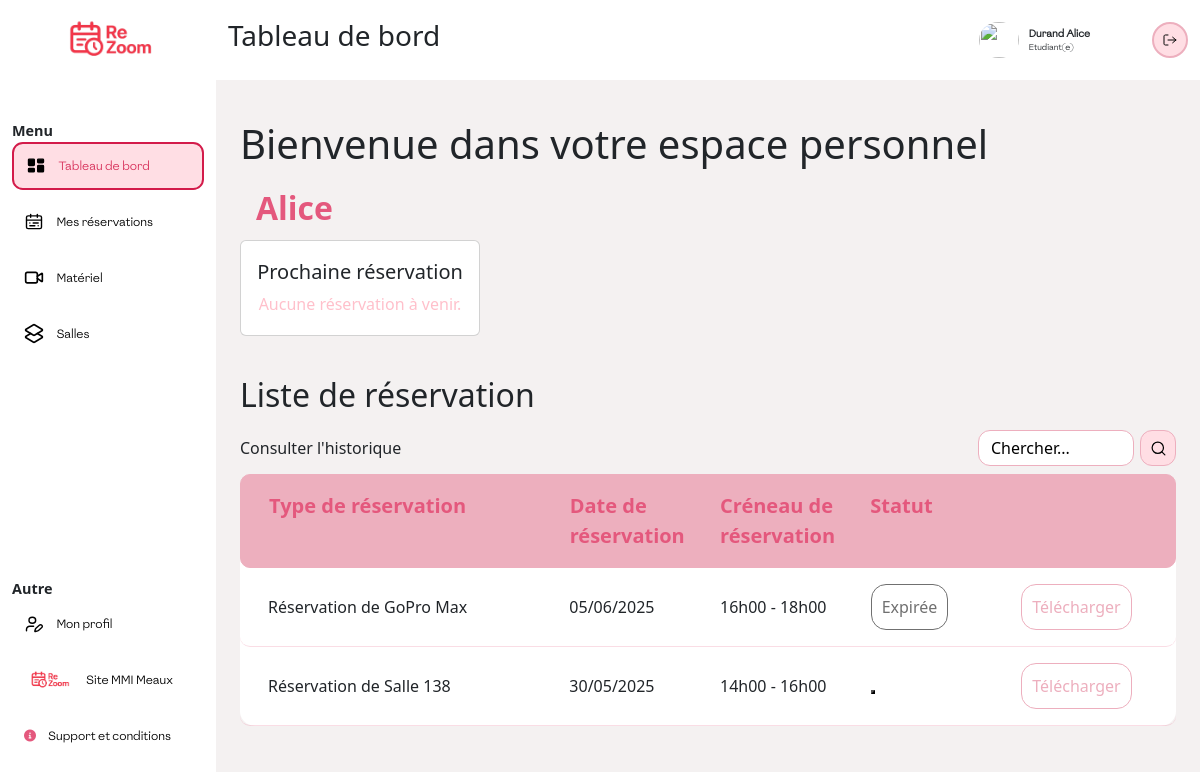
Before: /PHP/index.php (signed in) with the older database file.
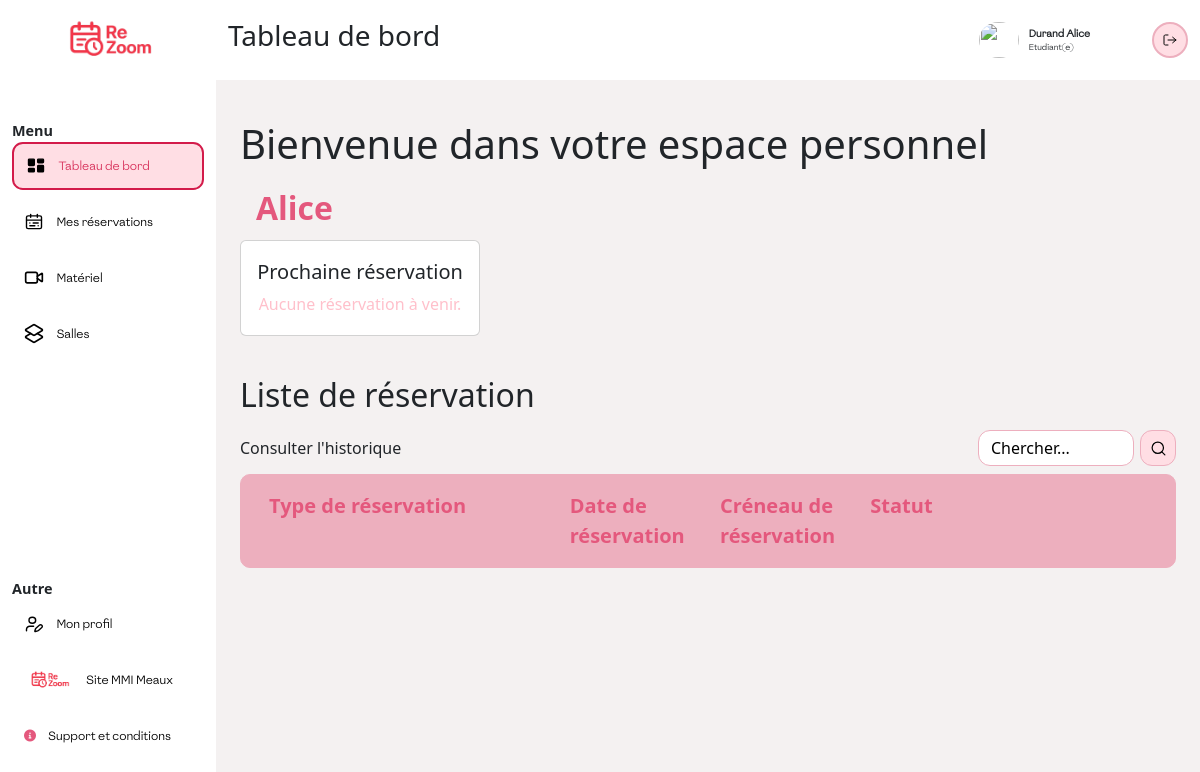
After: the same page with the newer database file.
### tables this page shows
CREATE TABLE `reservations` (
  `idR` int(11) NOT NULL,
  `quantite` int(11) NOT NULL DEFAULT 1,
  `date_demande` datetime NOT NULL,
  `date_debut` datetime NOT NULL,
  `date_fin` datetime NOT NULL,
  `valide` int(11) DEFAULT NULL,
  `motif` varchar(100) DEFAULT NULL,
  `commentaires` varchar(50) DEFAULT NULL,
  `signatureElectronique` varchar(50) DEFAULT NULL,
  `documentAdministrateur` varchar(50) DEFAULT NULL
);

CREATE TABLE `materiel` (
  `idM` int(11) NOT NULL,
  `refernceM` varchar(50) DEFAULT NULL,
  `designation` varchar(50) DEFAULT NULL,
  `photo` varchar(100) DEFAULT NULL,
  `typeM` varchar(50) DEFAULT NULL,
  `dateAchat` date DEFAULT NULL,
  `etat` varchar(50) DEFAULT NULL,
  `quantité` int(11) DEFAULT NULL,
  `descriptif` varchar(200) DEFAULT NULL,
  `lien_demo` varchar(100) DEFAULT NULL
);

CREATE TABLE `salle` (
  `idS` int(11) NOT NULL,
  `nom` varchar(100) NOT NULL,
  `type` varchar(50) DEFAULT NULL,
  `capacite` int(11) DEFAULT NULL,
  `nb_pc` int(11) DEFAULT NULL,
  `photo` varchar(100) DEFAULT NULL,
  `etat` varchar(50) DEFAULT NULL,
  `description` varchar(200) DEFAULT NULL
);

### PHP/index_etudiant.php (the view, shortened to what the rows shown need)
<section class="top">
    <section class="top">
        <h1>Bienvenue dans votre espace personnel</h1>
    </section>
                <?php
                require "../PHPpure/connexion.php";
                $userId = $_SESSION['user']['id'];
                ?>
</section>
<section class="reservation">
    <h2>Liste de réservation</h2>
    <section class="container-sm bg-white" style="border-radius: 15px;">
        <?php
        if (isset($_SESSION['user']['id'])) {
            $userId = $_SESSION['user']['id'];
        }
        $sql = "
                        SELECT
                            r.idR,
                            r.date_debut,
                            r.date_fin,
                            r.valide,
                            m.designation AS materiel
                        FROM reservations r
                        JOIN concerne c ON r.idR = c.idR
                        JOIN materiel m ON c.idM = m.idM
                        JOIN reservation_users ru ON r.idR = ru.idR
                        WHERE ru.id = :user_id
                        ORDER BY r.date_debut DESC
                    ";
        $stmt = $pdo->prepare($sql);
        $stmt->bindParam(':user_id', $userId, PDO::PARAM_INT);
        $stmt->execute();
        while ($row = $stmt->fetch(PDO::FETCH_ASSOC)) {
            $date = date("d/m/Y", strtotime($row['date_debut']));
            $startHour = date("H\hi", strtotime($row['date_debut']));
            $endHour = date("H\hi", strtotime($row['date_fin']));
            $now = new DateTime();
            $end = new DateTime($row['date_fin']);
            if ($row['valide'] == 0) {
                $status = "attente";
                if ($end < $now) {
                    $status = "annule";
                    $sql = "UPDATE reservations SET valide = 2 WHERE idR = :idR";
                    $stmt = $pdo->prepare($sql);
                    $stmt->bindParam(':idR', $row['idR'], PDO::PARAM_INT);
                    $stmt->execute();
                }
            } elseif ($end < $now) {
                $status = "termine";
                $sql = "UPDATE reservations SET valide = 3 WHERE idR = :idR";
                $stmt = $pdo->prepare($sql);
                $stmt->bindParam(':idR', $row['idR'], PDO::PARAM_INT);
                $stmt->execute();
            } else if ($row['valide'] == 1) {
                $status = "accepte";
            } else if ($row['valide'] == 2) {
                $status = "refuse";
            }
            echo "
                            <div class='row p-3 align-items-center gy-3' style='border-radius:10px; border-bottom: 1px solid rgba(228, 88, 125, 0.2);'>
                                <div class='col-4'>
                                    <p>Réservation de {$row['materiel']}</p>
                                </div>
                                <div class='col-2'>
                                    <p>$date</p>
                                </div>
                                <div class='col-2'>
                                    <p>$startHour - $endHour</p>
                                </div>
                                <div class='col-2'>
                                    <button class='$status'></button>
                                </div>
                                <div class='col-2'>
                                    <button class='telecharger' onclick='window.open(\"../PHPpure/genererpdf.php?idR={$row['idR']}\", \"_blank\")'>Télécharger</button>
                                </div>
                            </div>
                        ";
        }
        $sql = "
                        SELECT
                            r.date_debut,
                            r.date_fin,
                            r.valide,
                            s.nom AS salle,
                            r.idR AS idR
                        FROM reservations r
                        JOIN concerne_salle cs ON r.idR = cs.idR
                        JOIN salle s ON cs.idS = s.idS
                        JOIN reservation_users ru ON r.idR = ru.idR
                        WHERE ru.id = :user_id
                        ORDER BY r.date_debut DESC
            ";
        $stmt = $pdo->prepare($sql);
        $stmt->bindParam(':user_id', $userId, PDO::PARAM_INT);
        $stmt->execute();
        while ($row = $stmt->fetch(PDO::FETCH_ASSOC)) {
            $date = date("d/m/Y", strtotime($row['date_debut']));
            $startHour = date("H\hi", strtotime($row['date_debut']));
            $endHour = date("H\hi", strtotime($row['date_fin']));
            if ($row['valide'] == 0) {
                $status = "attente";
                if ($end < $now) {
                    $status = "annule";
                    $sql = "UPDATE reservations SET valide = 2 WHERE idR = :idR";
                    $stmt = $pdo->prepare($sql);
                    $stmt->bindParam(':idR', $row['idR'], PDO::PARAM_INT);
                    $stmt->execute();
                }
            } elseif ($end < $now) {
                $status = "expire";
                $sql = "UPDATE reservations SET valide = 3 WHERE idR = :idR";
                $stmt = $pdo->prepare($sql);
                $stmt->bindParam(':idR', $row['idR'], PDO::PARAM_INT);
                $stmt->execute();
            } elseif ($row['valide'] == 1) {
                $status = "accepte";
            } elseif ($row['valide'] == 2) {
                $status = "refuse";
            }
            echo "
                            <div class='row p-3 align-items-center gy-3' style='border-radius:10px; border-bottom: 1px solid rgba(228, 88, 125, 0.2);'>
                                <div class='col-4'>
                                    <p>Réservation de {$row['salle']}</p>
                                </div>
                                <div class='col-2'>
                                    <p>$date</p>
                                </div>
                                <div class='col-2'>
                                    <p>$startHour - $endHour</p>
                                </div>
                                <div class='col-2'>
                                    <button class='$status'></button>
                                </div>
                                <div class='col-2'>
                                    <button class='telecharger' onclick='window.open(\"../PHPpure/genererpdf.php?idR={$row['idR']}\", \"_blank\")'>Télécharger</button>
                                </div>
                            </div>
                        ";
        }
        ?>
    </section>
</section>

Changed rows visible on the page:
removed reservations: materiel.designation "GoPro Max", date_debut "05/06/2025", date_debut "16h00", date_fin "18h00", valide 1 (drawn), shown under "Liste de réservation"
removed reservations: salle.nom "Salle 138", date_debut "30/05/2025", date_debut "14h00", date_fin "16h00"
